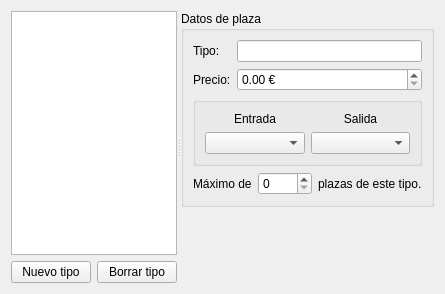
<?xml version="1.0" encoding="UTF-8"?>
<ui version="4.0">
 <class>WEventoPaginaPlazas</class>
 <widget class="QWizardPage" name="WEventoPaginaPlazas">
  <property name="geometry">
   <rect>
    <x>0</x>
    <y>0</y>
    <width>409</width>
    <height>294</height>
   </rect>
  </property>
  <property name="windowTitle">
   <string>WizardPage</string>
  </property>
  <property name="title">
   <string>Introduce los tipos de plazas existentes</string>
  </property>
  <property name="subTitle">
   <string>Se recomienda crear dos tipos básicos de plazas, Organizador y Asistente, para todos los días del evento.</string>
  </property>
  <layout class="QVBoxLayout" name="verticalLayout_3">
   <item>
    <widget class="QSplitter" name="splitter">
     <property name="orientation">
      <enum>Qt::Horizontal</enum>
     </property>
     <widget class="QWidget" name="layoutWidget">
      <layout class="QVBoxLayout" name="verticalLayout_2">
       <item>
        <widget class="QListView" name="listView"/>
       </item>
       <item>
        <layout class="QHBoxLayout" name="horizontalLayout_2">
         <item>
          <widget class="QPushButton" name="addButton">
           <property name="text">
            <string>Nuevo tipo</string>
           </property>
          </widget>
         </item>
         <item>
          <widget class="QPushButton" name="delButton">
           <property name="text">
            <string>Borrar tipo</string>
           </property>
          </widget>
         </item>
        </layout>
       </item>
      </layout>
     </widget>
     <widget class="QWidget" name="layoutWidget">
      <layout class="QVBoxLayout" name="verticalLayout_S">
       <item>
        <widget class="QGroupBox" name="groupBox">
         <property name="title">
          <string>Datos de plaza</string>
         </property>
         <layout class="QGridLayout" name="gridLayout_2">
          <item row="0" column="0">
           <widget class="QLabel" name="label">
            <property name="text">
             <string>Tipo:</string>
            </property>
           </widget>
          </item>
          <item row="0" column="1">
           <widget class="QLineEdit" name="categoriaEdit"/>
          </item>
          <item row="1" column="0">
           <widget class="QLabel" name="label_2">
            <property name="text">
             <string>Precio:</string>
            </property>
           </widget>
          </item>
          <item row="1" column="1">
           <widget class="QDoubleSpinBox" name="precioSpinBox">
            <property name="suffix">
             <string> €</string>
            </property>
            <property name="maximum">
             <double>999999.000000000000000</double>
            </property>
           </widget>
          </item>
          <item row="2" column="0" colspan="2">
           <widget class="QGroupBox" name="groupBox_2">
            <property name="title">
             <string/>
            </property>
            <layout class="QGridLayout" name="gridLayout">
             <item row="0" column="0">
              <widget class="QLabel" name="label_3">
               <property name="text">
                <string>Entrada</string>
               </property>
               <property name="alignment">
                <set>Qt::AlignCenter</set>
               </property>
              </widget>
             </item>
             <item row="0" column="1">
              <widget class="QLabel" name="label_4">
               <property name="text">
                <string>Salida</string>
               </property>
               <property name="alignment">
                <set>Qt::AlignCenter</set>
               </property>
              </widget>
             </item>
             <item row="1" column="0">
              <widget class="WEvPlazaComboBox" name="entradaComboBox"/>
             </item>
             <item row="1" column="1">
              <widget class="WEvPlazaComboBox" name="salidaComboBox"/>
             </item>
            </layout>
           </widget>
          </item>
          <item row="3" column="0" colspan="2">
           <layout class="QHBoxLayout" name="horizontalLayout">
            <item>
             <widget class="QLabel" name="label_5">
              <property name="text">
               <string>Máximo de</string>
              </property>
             </widget>
            </item>
            <item>
             <widget class="QSpinBox" name="plazasSpinBox">
              <property name="maximum">
               <number>9999</number>
              </property>
             </widget>
            </item>
            <item>
             <widget class="QLabel" name="label_6">
              <property name="text">
               <string>plazas de este tipo.</string>
              </property>
             </widget>
            </item>
           </layout>
          </item>
         </layout>
        </widget>
       </item>
       <item>
        <spacer name="verticalSpacer">
         <property name="orientation">
          <enum>Qt::Vertical</enum>
         </property>
         <property name="sizeHint" stdset="0">
          <size>
           <width>20</width>
           <height>40</height>
          </size>
         </property>
        </spacer>
       </item>
      </layout>
     </widget>
    </widget>
   </item>
  </layout>
 </widget>
 <customwidgets>
  <customwidget>
   <class>WEvPlazaComboBox</class>
   <extends>QComboBox</extends>
   <header>wevplazacombobox.h</header>
  </customwidget>
 </customwidgets>
 <resources/>
 <connections/>
</ui>
